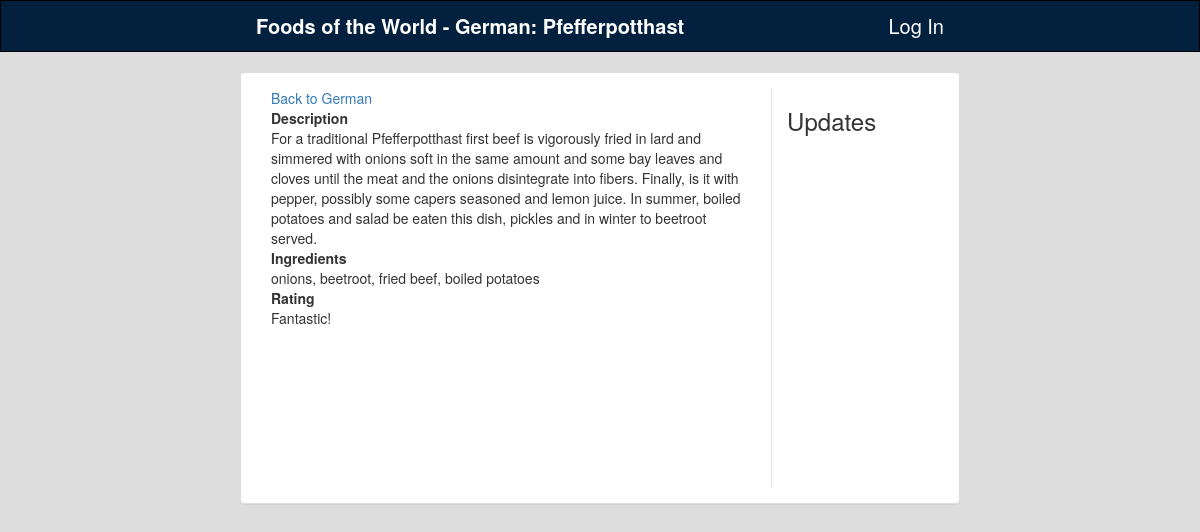
Screenshot of /catalog/1/category/2/record/2/view/ with the database file from the repository.
### database_setup.py (models this page shows, shortened)
class Catalog(Base):
    __tablename__ = 'catalog'
    id = Column(Integer, primary_key=True)
    name = Column(String(250), nullable=False)
    user_id = Column(Integer, ForeignKey('user.id'))
    user = relationship(User)

class Category(Base):
    __tablename__ = 'category'
    id = Column(Integer, primary_key=True)
    name = Column(String(250), nullable=False)
    catalog_id = Column(Integer, ForeignKey('catalog.id'))
    catalog = relationship(Catalog)

class Record(Base):
    __tablename__ = 'record'
    id = Column(Integer, primary_key=True)
    name = Column(String(250), nullable=False)
    record_template_id = Column(Integer, ForeignKey('record_template.id'))
    category_id = Column(Integer, ForeignKey('category.id'))
    record_template = relationship(RecordTemplate)
    category = relationship(Category)

class FieldTemplate(Base):
    __tablename__ = 'field_template'
    id = Column(Integer, primary_key=True)
    label = Column(String(250), nullable=False)
    kind = Column(Enum('short_text',
                       'long_text',
                       'drop_down',
                       'check_box',
                       'radio'), nullable=False)
    order = Column(Integer, nullable=False)
    record_template_id = Column(Integer, ForeignKey('record_template.id'))
    record_template = relationship("RecordTemplate",
                                   back_populates='template_fields')

class Field(Base):
    __tablename__ = 'field'
    id = Column(Integer, primary_key=True)
    value = Column(String(500), nullable=False)
    record_id = Column(Integer, ForeignKey('record.id'))
    field_template_id = Column(Integer, ForeignKey('field_template.id'))
    record = relationship(Record)
    field_template = relationship(FieldTemplate)

### catalogit.py (the view)
@app.route('/catalog/<int:catalog_id>/category/<int:category_id>/record/<int:record_id>/view/')
def showRecord(catalog_id, category_id, record_id):
    catalog = getCatalog(catalog_id)
    category = getCategory(category_id)
    record = getRecord(record_id)
    fields = getFormattedFields(record_id)
    return render_template('showRecord.html',
                           catalog=catalog,
                           category=category,
                           record=record,
                           fields=fields)

### catalogit.py (called while the page is built)
def getCatalog(catalog_id):
    return session.query(Catalog).filter_by(id=catalog_id).one()

def getCategory(category_id):
    return session.query(Category).filter_by(id=category_id).one()

def getRecord(record_id):
    return session.query(Record).filter_by(id=record_id).one()

def getFieldTemplates(record_template_id):
    return session.query(FieldTemplate).filter_by(
                        record_template_id=record_template_id).order_by(
                        asc(FieldTemplate.order))

def getFormattedFields(record_id):
    record = getRecord(record_id)
    fieldTemplates = getFieldTemplates(record.record_template_id)
    fields = []
    for fieldTemplate in fieldTemplates:
        fieldLabel = fieldTemplate.label
        valueList = session.query(Field).filter_by(
                                        field_template_id=fieldTemplate.id,
                                        record_id=record.id).order_by(
                                        asc(Field.id))
        fieldValues = []
        for v in valueList:
            fieldValues.append(v.value)
        fields.append((fieldLabel, fieldValues))
    return fields

### templates/showRecord.html (shortened to what this page needs)
{% extends "base.html" %}
{% block header %} {{catalog.name}} - {{category.name}}: {{record.name}} {% endblock %}
{% block content %}
<div>
	<a href={{ url_for('viewRecords', catalog_id=catalog.id, category_id=category.id) }}> Back to {{category.name}} </a>
</div>
{% if fields %}
	<div id="record-container">
		<dl>
		{% for field in fields %}
			<dt>{{ field[0] }}</dt>
			{% for value in field[1] %}
				<dd>{{ value }}</dd>
			{% endfor %}
		{% endfor %}
		</dl>
	</div>
{% endif %}
{% endblock %}

### static/base.css (style rules this page uses)
body { background-color: #DDDDDD; }

### rows the page displays
Catalog: name "Foods of the World"
Category: name "German"
Record: name "Pfefferpotthast"
FieldTemplate: label "Description"
Field: value "For a traditional Pfefferpotthast first beef is vigorously fried in lard and simmered with onions soft in the same amount and some bay leaves and cloves until the meat and the onions disintegrate into fibers. Finally, is it with pepper, possibly some capers seasoned and lemon juice. In summer, boiled potatoes and salad be eaten this dish, pickles and in winter to beetroot served."
FieldTemplate: label "Ingredients"
Field: value "onions, beetroot, fried beef, boiled potatoes"
FieldTemplate: label "Rating"
Field: value "Fantastic!"
